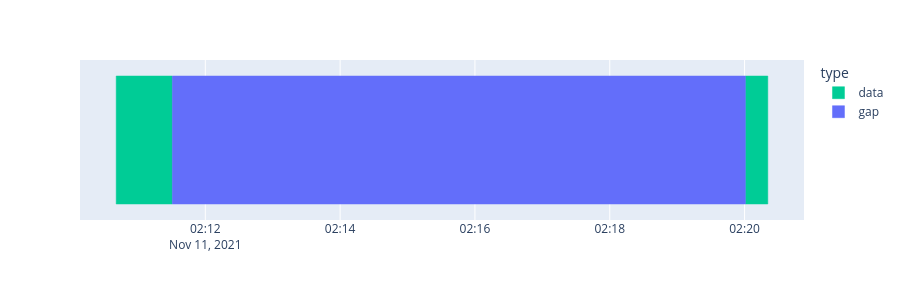

Notebook cell for this chart:
### Markdown cell above
修正后重新查看表，示例只剩约 8 分 30 秒的缺口。时间轴不再局部倒退，选择可使用递增轴的路径；长缺口仍被保留，因为没有对应的采样数据。

下一格再次画时间覆盖图，用于对照；比较前后时应检查缺口位置和数值，不能只看总体图形。

### Code cell
xd.plot_availability(ntp, dim="time", height=300)

### Figure 1 — Plotly figure (JSON) as saved in the notebook; plotly's stock layout.template omitted (floating-point values rounded to 4 significant figures)
{"data": [{"base": ["2021-11-11T02:10:40.693000192", "2021-11-11T02:20:00.688000000"], "hovertemplate": "type=data<br>start_value=%{base}<br>end_value=%{x}<br>name=%{y}<extra></extra>", "legendgroup": "data", "marker": {"color": "#00CC96", "line": {"color": "#00CC96"}, "pattern": {"shape": ""}}, "name": "data", "orientation": "h", "showlegend": true, "textposition": "auto", "type": "bar", "x": [49981, 19992], "xaxis": "x", "y": ["", ""], "yaxis": "y"}, {"base": ["2021-11-11T02:11:30.675000064"], "hovertemplate": "type=gap<br>start_value=%{base}<br>end_value=%{x}<br>name=%{y}<extra></extra>", "legendgroup": "gap", "marker": {"color": "#636EFA", "line": {"color": "#636EFA"}, "pattern": {"shape": ""}}, "name": "gap", "orientation": "h", "showlegend": true, "textposition": "auto", "type": "bar", "x": [510012], "xaxis": "x", "y": [""], "yaxis": "y"}], "layout": {"barmode": "overlay", "height": 300, "legend": {"title": {"text": "type"}, "tracegroupgap": 0}, "margin": {"t": 60}, "xaxis": {"anchor": "y", "domain": [0, 1], "type": "date"}, "yaxis": {"anchor": "x", "domain": [0, 1], "title": {"text": ""}}}}
